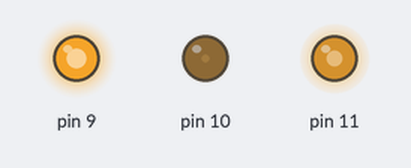
Recording of a sketch running on a simulated Arduino Uno, built with avr-gcc and run on an emulated ATmega328P. Parts: output pins drawn as LEDs (lit = HIGH). Random numbers use the default seed unless the sketch sets one.

Above: at 0.1 s.
At 4.6 s:
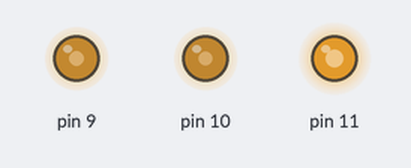
At 9.6 s:
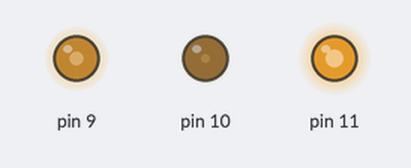
At 19.1 s:
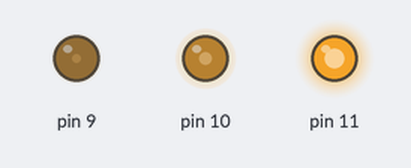
At 28.6 s:
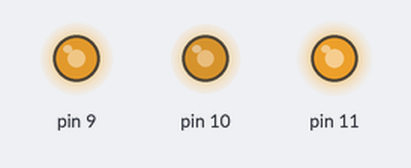
At 39.1 s:
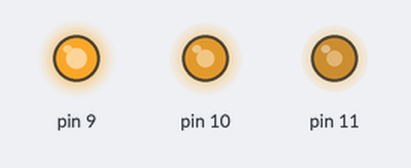
Timing chart, 0 to 40.0 s (numbered marks = the images above):
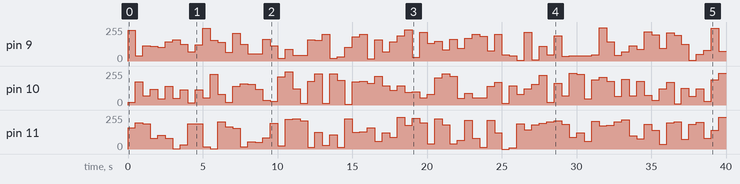

The sketch:

RGBLed.ino
```cpp
void setup() {
  // put your setup code here, to run once:
  pinMode(9, OUTPUT);
  pinMode(10, OUTPUT);
  pinMode(11, OUTPUT);


}

void loop() {
  // put your main code here, to run repeatedly:
  analogWrite(9, random(255));
  analogWrite(10, random(255));
  analogWrite(11, random(255));
  delay(500);

}
```

Measured:
- by itself, pin 9: 0/255 → 232/255 at 0.00 s, → 38/255 0.50 s later, → 114/255 0.50 s later, → 109/255 0.50 s later, … (80 changes in this stretch)
- by itself, pin 10: 0/255 → 19/255 at 0.00 s, → 175/255 0.50 s later, → 68/255 0.50 s later, → 120/255 0.50 s later, … (80 changes in this stretch)
- by itself, pin 11: 0/255 → 158/255 at 0.00 s, → 197/255 0.50 s later, → 188/255 0.50 s later, → 80/255 0.50 s later, … (80 changes in this stretch)
